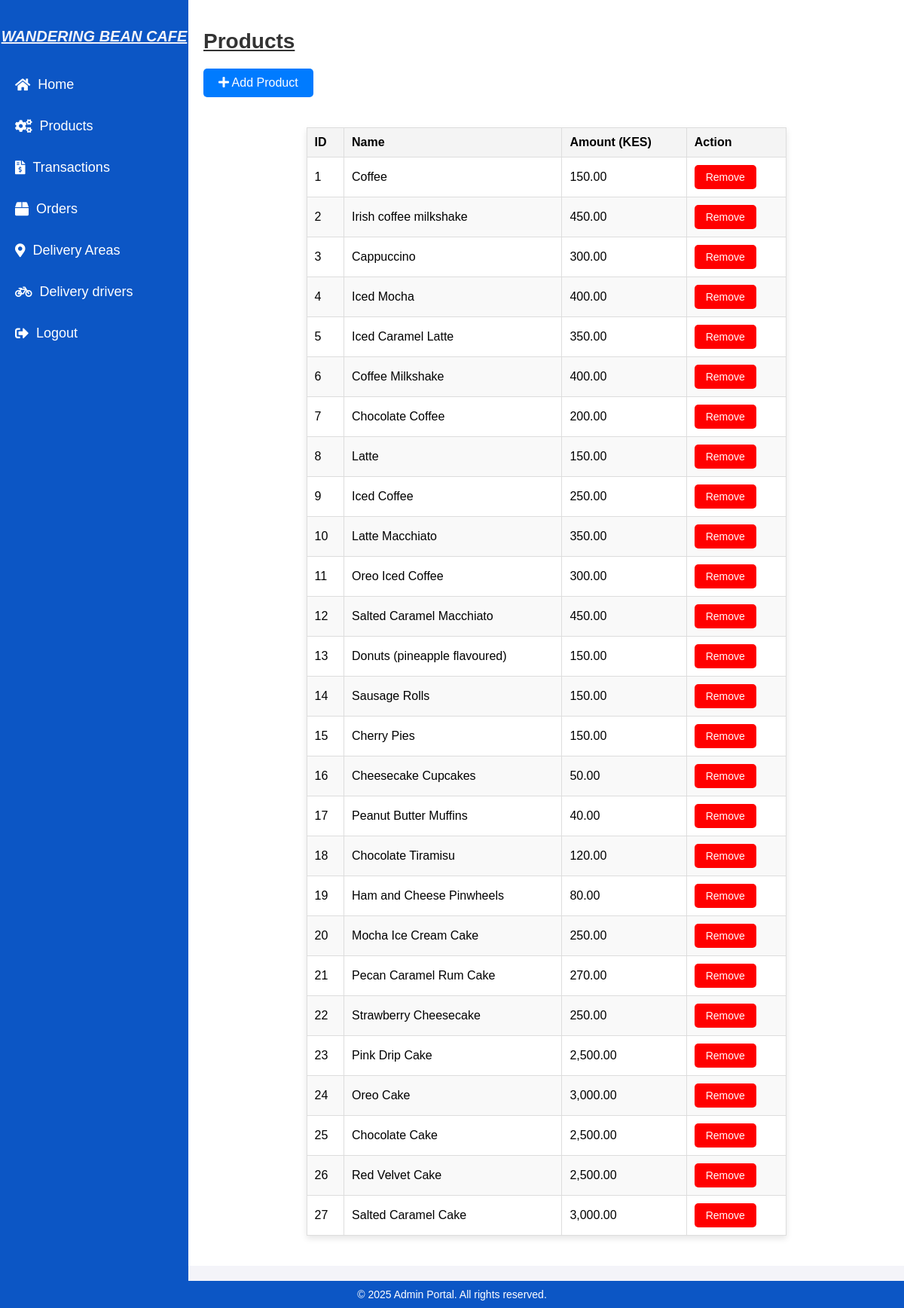
/products.php, run on the app's committed database.
### tables this page shows
CREATE TABLE `products` (
  `id` int(11) NOT NULL,
  `name` varchar(100) NOT NULL,
  `amount` decimal(10,2) NOT NULL,
  `stock_quantity` int(11) NOT NULL DEFAULT '0',
  `image` varchar(255) NOT NULL
);

### products.php (the view, shortened to what this page needs)
<?php
include('db.php');
$productQuery = "SELECT * FROM products ORDER BY id ASC";
$productResults = $conn->query($productQuery);
?>
<!DOCTYPE html>
<html lang="en">
<head>
    <link href="admin.css" rel="stylesheet">
    <link href="https://cdnjs.cloudflare.com/ajax/libs/font-awesome/5.15.4/css/all.min.css" rel="stylesheet">
</head>
<body>
    <div class="sidebar">
        <h2>Wandering Bean Cafe</h2>
        <a href="admin_home.php"><i class="fas fa-home"></i> Home</a>
        <a href="products.php"><i class="fas fa-cogs"></i> Products</a>
        <a href="transactions.php"><i class="fas fa-file-invoice-dollar"></i> Transactions</a>
        <a href="orders.php"><i class="fas fa-box"></i> Orders</a>
        <a href="locations.php"><i class="fas fa-map-marker-alt"></i> Delivery Areas</a>
        <a href="manage_deliveries.php"><i class="fas fa-bicycle"></i>Delivery drivers</a>
        <a href="logout.php"><i class="fas fa-sign-out-alt"></i> Logout</a>
    </div>
    <div class="content">
        <h1>Products</h1>
        <a href="add_product.php" class="add-product-btn"><i class="fas fa-plus"></i> Add Product</a>
        <table>
            <thead>
                <tr>
                    <th>ID</th>
                    <th>Name</th>
                    <th>Amount (KES)</th>
                    <th>Action</th>
                </tr>
            </thead>
            <tbody>
                <?php while ($row = $productResults->fetch_assoc()): ?>
                    <tr>
                        <td><?= $row['id'] ?></td>
                        <td><?= htmlspecialchars($row['name']) ?></td>
                        <td><?= number_format($row['amount'], 2) ?></td>
                        <td>
                            <form method="POST" style="display:inline;">
                                <button type="submit" name="delete_product" class="btn remove">Remove</button>
                            </form>
                        </td>
                    </tr>
                <?php endwhile; ?>
            </tbody>
        </table>
    </div>
    <footer>
        <p>&copy; 2025 Admin Portal. All rights reserved.</p>
    </footer>
</body>
</html>

### admin.css (style rules this page uses)
body { margin: 0; font-family: 'Arial', sans-serif; display: flex; flex-direction: column; height: 100vh; background-color: #f4f4f9; }
.sidebar { width: 250px; background-color: rgb(12, 86, 197); color: white; height: 100%; padding-top: 20px; position: fixed; left: 0; top: 0; bottom: 0; }
.sidebar h2 { text-align: center; color: #f4f4f9; margin-bottom: 30px; font-size: 20px; text-transform: uppercase; text-decoration: underline; font-style: italic; }
.sidebar a { display: flex; align-items: center; color: white; padding: 12px 20px; text-decoration: none; font-size: 18px; margin-bottom: 10px; transition: background-color 0.3s; }
.sidebar a i { margin-right: 10px; }
.content { margin-left: 250px; padding: 20px; flex-grow: 1; background-color: #fff; }
.content h1 { color: #333; font-size: 28px; margin-bottom: 20px; text-decoration: underline; }
table { width: 80%; margin: 20px auto; border-collapse: collapse; }
th, td { border: 1px solid #ddd; padding: 8px; text-align: left; box-shadow: aliceblue; }
th { background-color: #f4f4f4; }
footer { background-color: rgb(12, 86, 197); color: white; padding: 10px 0; text-align: center; position: relative; bottom: 0; width: 100%; margin-top: 20px; }
footer p { margin: 0; font-size: 14px; }

### products.php (style rules this page uses)
.content { padding: 20px; }
table { width: 70%; border-collapse: collapse; margin-top: 20px; box-shadow: 0 4px 8px rgba(0, 0, 0, 0.1); }
table thead tr { background-color: #007BFF; text-align: left; }
table th, table td { padding: 10px; border: 1px solid #ddd; }
table tbody tr:nth-child(even) { background-color: #f9f9f9; }
.btn { padding: 8px 15px; background-color: #007BFF; color: white; border: none; border-radius: 5px; cursor: pointer; font-size: 14px; }
.btn.remove { background-color: #FF0000; }
.add-product-btn { display: inline-block; margin-bottom: 20px; background-color: #007bff; text-decoration: none; color: white; padding: 10px 20px; border-radius: 5px; gap:10px; }

### data on the page
products: id "1", name "Coffee", amount "150.00"
products: id "2", name "Irish coffee milkshake", amount "450.00"
products: id "3", name "Cappuccino", amount "300.00"
products: id "4", name "Iced Mocha", amount "400.00"
products: id "5", name "Iced Caramel Latte", amount "350.00"
products: id "6", name "Coffee Milkshake", amount "400.00"
products: id "7", name "Chocolate Coffee", amount "200.00"
products: id "8", name "Latte", amount "150.00"
products: id "9", name "Iced Coffee", amount "250.00"
products: id "10", name "Latte Macchiato", amount "350.00"
products: id "11", name "Oreo Iced Coffee", amount "300.00"
products: id "12", name "Salted Caramel Macchiato", amount "450.00"
products: id "13", name "Donuts (pineapple flavoured)", amount "150.00"
products: id "14", name "Sausage Rolls", amount "150.00"
products: id "15", name "Cherry Pies", amount "150.00"
products: id "16", name "Cheesecake Cupcakes", amount "50.00"
products: id "17", name "Peanut Butter Muffins", amount "40.00"
products: id "18", name "Chocolate Tiramisu", amount "120.00"
products: id "19", name "Ham and Cheese Pinwheels", amount "80.00"
products: id "20", name "Mocha Ice Cream Cake", amount "250.00"
products: id "21", name "Pecan Caramel Rum Cake", amount "270.00"
products: id "22", name "Strawberry Cheesecake", amount "250.00"
products: id "23", name "Pink Drip Cake", amount "2,500.00"
products: id "24", name "Oreo Cake", amount "3,000.00"
products: id "25", name "Chocolate Cake", amount "2,500.00"
products: id "26", name "Red Velvet Cake", amount "2,500.00"
products: id "27", name "Salted Caramel Cake", amount "3,000.00"
